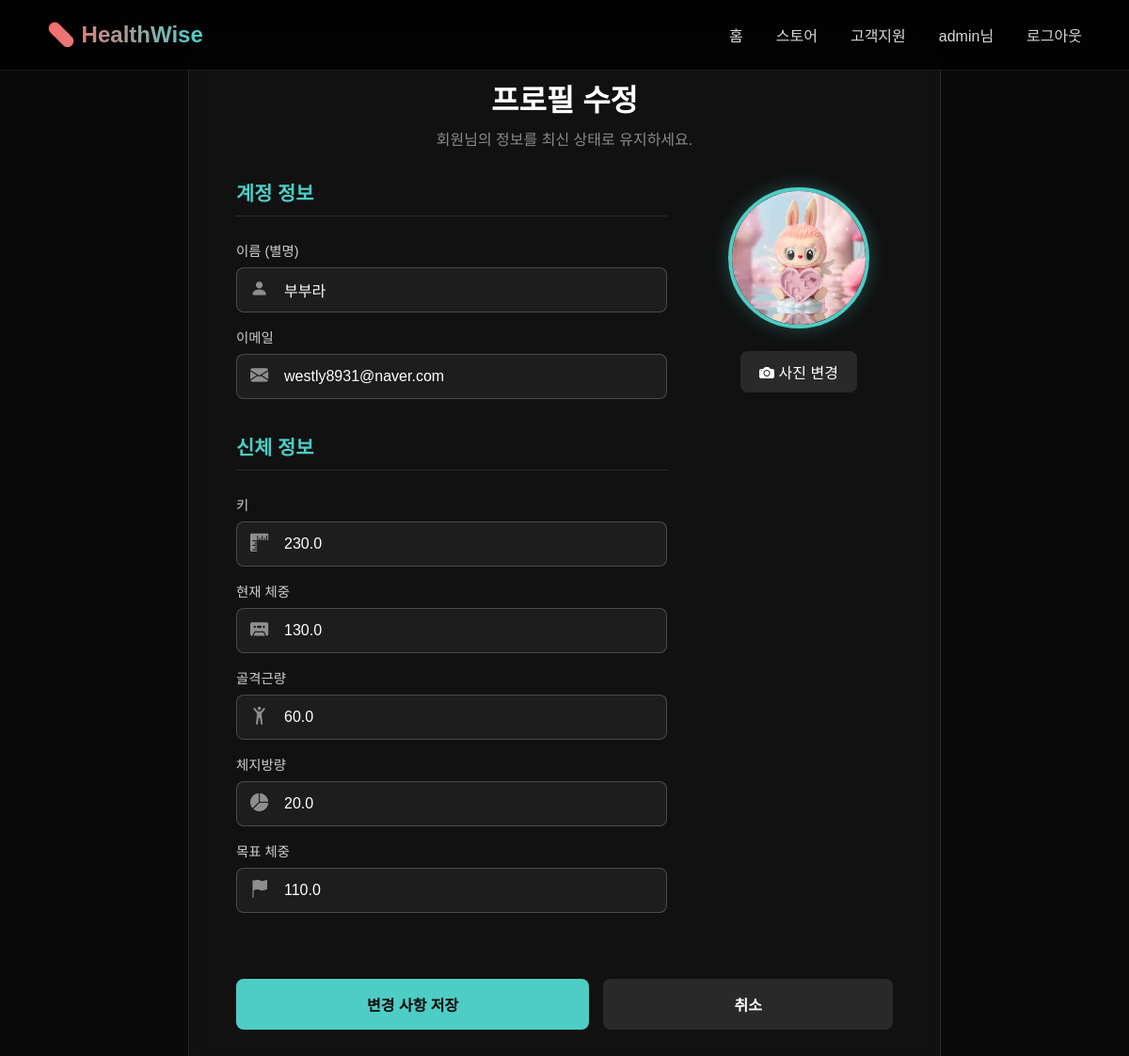
The page /accounts/profile/edit/ (signed in) on the database as committed earlier.
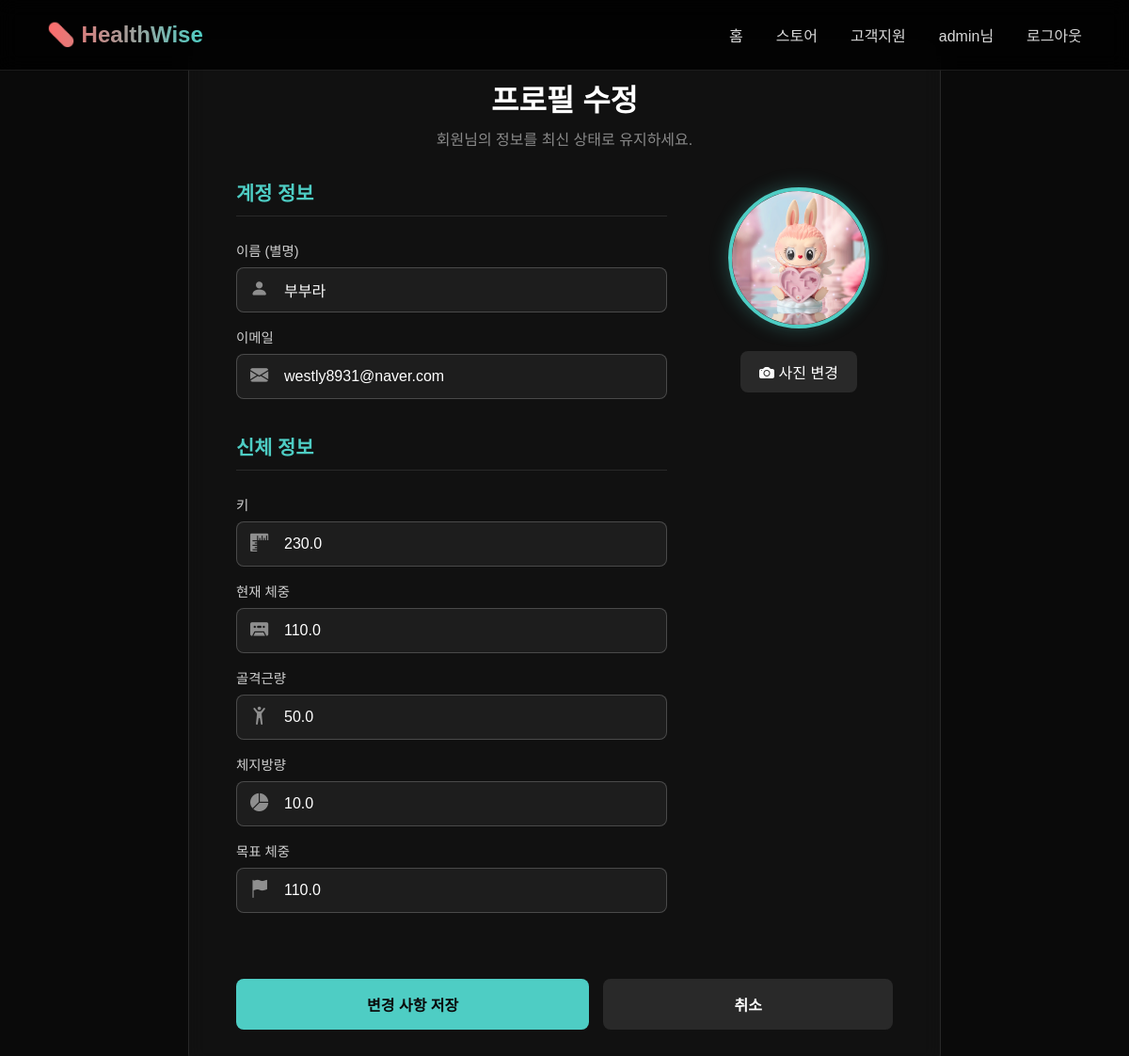
The same page on the database as committed later.
### accounts/models.py (models this page shows, shortened)
class Profile(models.Model):
    user = models.OneToOneField(User, on_delete=models.CASCADE)
    image = models.ImageField(upload_to='profile_pics/', default='profile_pics/avatar-default.jpeg')
    height = models.FloatField(null=True, blank=True)
    current_weight = models.FloatField(null=True, blank=True)
    target_weight = models.FloatField(null=True, blank=True)
    skeletal_muscle_mass = models.FloatField(null=True, blank=True)
    body_fat_mass = models.FloatField(null=True, blank=True)
    active_title = models.ForeignKey(
        UserAchievement,
        on_delete=models.SET_NULL, # 칭호의 원본 업적이 삭제되어도 프로필은 유지
        null=True,
        blank=True,
        related_name='activated_by_profile', # 역참조 이름 충돌 방지
        help_text="사용자가 설정한 대표 칭호"
    )

### accounts/views.py (the view)
# urls.py: path('profile/edit/', views.profile_edit, name='profile_edit'),
@login_required
def profile_edit(request):
    profile, created = Profile.objects.get_or_create(user=request.user)
    if request.method == 'POST':
        user_form = UserUpdateForm(request.POST, instance=request.user)
        profile_form = ProfileUpdateForm(request.POST, request.FILES, instance=profile)
        if user_form.is_valid() and profile_form.is_valid():
            user_form.save()
            saved_profile = profile_form.save(commit=False)
            old_image = profile.image
            old_target_weight = profile.target_weight
            saved_profile.save() # ✅ 여기서 최종 저장
            profile_form.save_m2m() # ManyToMany 필드가 있다면 필요
            messages.success(request, '프로필 정보가 성공적으로 업데이트되었습니다!')
            if saved_profile.image and old_image != saved_profile.image:
                check_and_award_achievement(request, request.user, 'first_profile_image') # '얼굴 도장 쾅!'
            if saved_profile.target_weight and not old_target_weight:
                check_and_award_achievement(request, request.user, 'first_target_weight') # '목표 설정 완료!'
            if (saved_profile.current_weight and
                saved_profile.skeletal_muscle_mass and
                saved_profile.body_fat_mass):
                BodyCompositionRecord.objects.create(
                    user=request.user,
                    weight=saved_profile.current_weight,
                    skeletal_muscle_mass=saved_profile.skeletal_muscle_mass,
                    body_fat_mass=saved_profile.body_fat_mass
                )
                check_and_award_achievement(request, request.user, 'first_body_record')
                record_count = BodyCompositionRecord.objects.filter(user=request.user).count()
                if record_count >= 10:
                    check_and_award_achievement(request, request.user, 'body_record_10')
                if record_count >= 30:
                    check_and_award_achievement(request, request.user, 'body_record_30')
                messages.info(request, '신체 변화 기록이 추가되었습니다.')
            if saved_profile.current_weight and saved_profile.target_weight:
                if saved_profile.current_weight <= saved_profile.target_weight:
                    check_and_award_achievement(request, request.user, 'target_weight_achieved')
            all_records = BodyCompositionRecord.objects.filter(user=request.user)
            if all_records.count() > 1:
                latest_record = all_records.first() # 최신 기록
                highest_fat = max(r.body_fat_mass for r in all_records)
                highest_muscle = max(r.skeletal_muscle_mass for r in all_records)
                if latest_record.body_fat_mass <= highest_fat - 1:
                    check_and_award_achievement(request, request.user, 'fat_loss_1kg')
                if latest_record.body_fat_mass <= highest_fat - 5:
                    check_and_award_achievement(request, request.user, 'fat_loss_5kg')
                if latest_record.skeletal_muscle_mass >= highest_muscle + 1:
                    check_and_award_achievement(request, request.user, 'muscle_gain_1kg')
            try:
                profile = request.user.profile
                fitness_profile = FitnessProfile.objects.get(user=request.user)
                all_fields_filled = all([
                    saved_profile.height, saved_profile.current_weight, saved_profile.target_weight,
                    saved_profile.skeletal_muscle_mass, saved_profile.body_fat_mass,
                    fitness_profile.birth,
                    fitness_profile.gender,
                    fitness_profile.goal,
                    fitness_profile.experience,
                    fitness_profile.frequency,
                    fitness_profile.types
                ])
                if all_fields_filled:
                    check_and_award_achievement(request, request.user, 'profile_perfectionist')
            except FitnessProfile.DoesNotExist:
                pass
            except Exception as e:
                print(f"프로필 완성도 업적 확인 중 오류 발생: {e}")
            return redirect('web:services')
        else:
            messages.error(request, '입력된 정보를 다시 확인해주세요.')
    else:
        user_form = UserUpdateForm(instance=request.user)
        profile_form = ProfileUpdateForm(instance=profile)
    context = {
        'user_form': user_form,
        'profile_form': profile_form
    }
    return render(request, 'accounts/profile_edit.html', context)

### accounts/forms.py
class UserUpdateForm(forms.ModelForm):
    email = forms.EmailField(
        widget=forms.EmailInput(attrs={
            'class': 'form-control',
            'placeholder': '이메일 주소'
        })
    )
    first_name = forms.CharField(
        label='이름 (별명)',
        required=False, # 필수 항목이 아닐 경우
        widget=forms.TextInput(attrs={
            'class': 'form-control',
            'placeholder': '이름 또는 별명'
        })
    )
    class Meta:
        model = User
        fields = ['first_name', 'email']

### accounts/templates/accounts/profile_edit.html (shortened to what the changed rows need)
{% extends "base.html" %}
{% load static %}
{% block content %}
<link rel="stylesheet" href="https://cdn.jsdelivr.net/npm/bootstrap-icons@1.11.3/font/bootstrap-icons.min.css">
<div class="profile-edit-wrapper">
    <div class="profile-edit-card">
        <div class="profile-edit-header">
            <h1>프로필 수정</h1>
        </div>
        <form method="POST" enctype="multipart/form-data">
            <div class="form-content-grid">
                <div class="form-fields-column">
                    <h2 class="form-section-title">계정 정보</h2>
                    <h2 class="form-section-title" style="margin-top: 20px;">신체 정보</h2>
                    <div class="form-group">
                        <div class="input-with-icon">
                            <i class="bi bi-rulers form-icon"></i>
                            {{ profile_form.height }}
                        </div>
                    </div>
                    <div class="form-group">
                        <div class="input-with-icon">
                            <i class="bi bi-cassette-fill form-icon"></i>
                            {{ profile_form.current_weight }}
                        </div>
                    </div>
                    <div class="form-group">
                        <div class="input-with-icon">
                            <i class="bi bi-person-arms-up form-icon"></i>
                            {{ profile_form.skeletal_muscle_mass }}
                        </div>
                    </div>
                    <div class="form-group">
                        <div class="input-with-icon">
                            <i class="bi bi-pie-chart-fill form-icon"></i>
                            {{ profile_form.body_fat_mass }}
                        </div>
                    </div>
                    <div class="form-group">
                        <div class="input-with-icon">
                            <i class="bi bi-flag-fill form-icon"></i>
                            {{ profile_form.target_weight }}
                        </div>
                    </div>
                </div>
            </div>
        </form>
    </div>
</div>
{% endblock %}

Rows that differ between the two databases and show on the page:
changed Profile: current_weight "130.0" → "110.0"; skeletal_muscle_mass "60.0" → "50.0"; body_fat_mass "20.0" → "10.0"
